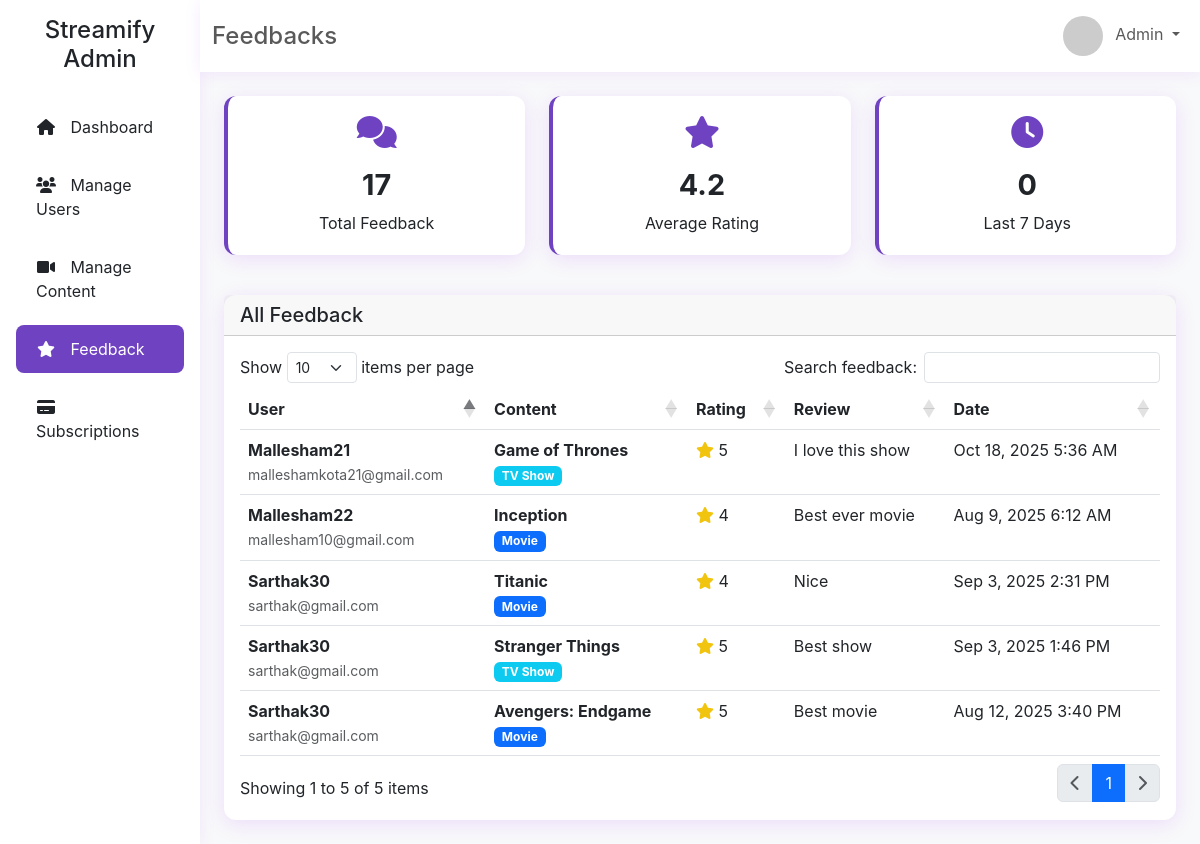
/Admin/feedback.php, run on the app's committed database.
### tables this page shows
CREATE TABLE IF NOT EXISTS `feedback` (
  `feedback_id` int(11) NOT NULL AUTO_INCREMENT,
  `user_id` int(11) NOT NULL,
  `content_id` int(11) NOT NULL,
  `rating` tinyint(4) DEFAULT NULL,
  `review_text` text DEFAULT NULL,
  `created_at` timestamp NOT NULL DEFAULT current_timestamp(),
  PRIMARY KEY (`feedback_id`),
  KEY `user_id` (`user_id`),
  KEY `content_id` (`content_id`)
);

CREATE TABLE IF NOT EXISTS `users` (
  `user_id` int(11) NOT NULL AUTO_INCREMENT,
  `username` varchar(50) NOT NULL,
  `email` varchar(100) NOT NULL,
  `mobile_no` varchar(15) DEFAULT NULL,
  `password_hash` varchar(255) NOT NULL,
  `profile_pic` varchar(255) DEFAULT NULL,
  `role` enum('user','admin') DEFAULT 'user',
  `subscription_type` enum('free','premium') DEFAULT 'free',
  `is_premium` tinyint(1) DEFAULT 0,
  `created_at` timestamp NOT NULL DEFAULT current_timestamp(),
  `last_login` timestamp NULL DEFAULT NULL,
  PRIMARY KEY (`user_id`),
  UNIQUE KEY `username` (`username`),
  UNIQUE KEY `email` (`email`)
);

CREATE TABLE IF NOT EXISTS `content` (
  `content_id` int(11) NOT NULL AUTO_INCREMENT,
  `title` varchar(100) NOT NULL,
  `description` text DEFAULT NULL,
  `content_type` enum('movie','tv_show') NOT NULL,
  `release_year` int(11) NOT NULL,
  `thumbnail_url` varchar(255) DEFAULT NULL,
  `banner_url` varchar(255) DEFAULT NULL,
  `rating` decimal(3,1) DEFAULT NULL,
  `created_at` timestamp NOT NULL DEFAULT current_timestamp(),
  `video_path` varchar(255) DEFAULT NULL,
  `featured` tinyint(1) DEFAULT 0,
  `is_premium` tinyint(1) DEFAULT 0,
  `views` int(10) UNSIGNED NOT NULL DEFAULT 0,
  `duration` int(11) DEFAULT NULL,
  `schedule_date` datetime DEFAULT NULL,
  `is_scheduled` tinyint(1) DEFAULT 0,
  PRIMARY KEY (`content_id`),
  KEY `idx_scheduled_release` (`is_scheduled`,`schedule_date`)
);

### Admin/feedback.php (the view, shortened to what this page needs)
<!DOCTYPE html>
<html lang="en">
<head>
    <link href="https://cdn.jsdelivr.net/npm/bootstrap@5.3.0-alpha1/dist/css/bootstrap.min.css" rel="stylesheet">
    <link rel="stylesheet" href="https://cdnjs.cloudflare.com/ajax/libs/font-awesome/6.0.0/css/all.min.css">
    <link rel="stylesheet" href="https://cdn.datatables.net/1.13.4/css/dataTables.bootstrap5.min.css">
</head>
<body>
<?php
$conn = new mysqli('localhost', 'root', '', 'Streamify');
$total_feedback = $conn->query("SELECT COUNT(*) as c FROM feedback")->fetch_assoc()['c'] ?? 0;
$avg_rating = $conn->query("SELECT AVG(rating) as a FROM feedback WHERE rating IS NOT NULL")->fetch_assoc()['a'] ?? 0;
$recent_feedback = $conn->query("SELECT COUNT(*) as c FROM feedback WHERE created_at >= NOW() - INTERVAL 7 DAY")->fetch_assoc()['c'] ?? 0;
$sql = "SELECT f.feedback_id, f.user_id, f.content_id, f.rating, f.review_text, f.created_at,
               u.username, u.email, c.title, c.content_type
        FROM feedback f
        JOIN users u ON f.user_id = u.user_id
        JOIN content c ON f.content_id = c.content_id
        ORDER BY f.created_at DESC";
$rows = $conn->query($sql);
?>
<div class="container-fluid">
    <div class="row">
        <?php include 'includes/sidebar.php'; ?>
        <div class="col-md-9 col-lg-10 ml-auto p-0">
            <nav class="navbar navbar-expand-lg">
                <div class="container-fluid">
                    <div class="navbar-nav me-auto">
                        <span class="navbar-text">
                            <h4 class="mb-0">Feedbacks</h4>
                        </span>
                    </div>
                    <ul class="navbar-nav mb-2 mb-lg-0">
                        <li class="nav-item dropdown">
                            <a class="nav-link dropdown-toggle" href="#" id="profileDropdown" role="button" data-bs-toggle="dropdown">
                                <img src="https://ui-avatars.com/api/?name=Admin&background=b13bff&color=fff" class="user-avatar me-2">
                                Admin
                            </a>
                        </li>
                    </ul>
                </div>
            </nav>
            <div class="p-4">
                <div class="row mb-4">
                    <div class="col-md-4 mb-3">
                        <div class="card stats-card">
                            <i class="fas fa-comments"></i>
                            <div class="number"><?php echo $total_feedback; ?></div>
                            <div>Total Feedback</div>
                        </div>
                    </div>
                    <div class="col-md-4 mb-3">
                        <div class="card stats-card">
                            <i class="fas fa-star rating-star"></i>
                            <div class="number"><?php echo number_format((float)$avg_rating, 1); ?></div>
                            <div>Average Rating</div>
                        </div>
                    </div>
                    <div class="col-md-4 mb-3">
                        <div class="card stats-card">
                            <i class="fas fa-clock"></i>
                            <div class="number"><?php echo $recent_feedback; ?></div>
                            <div>Last 7 Days</div>
                        </div>
                    </div>
                </div>
                <div class="card">
                    <div class="card-header d-flex justify-content-between align-items-center">
                        <h5 class="card-title mb-0">All Feedback</h5>
                    </div>
                    <div class="card-body">
                        <div class="table-responsive">
                            <table id="feedbackTable" class="table table-hover">
                                <thead>
                                    <tr>
                                        <th>User</th>
                                        <th>Content</th>
                                        <th>Rating</th>
                                        <th>Review</th>
                                        <th>Date</th>
                                    </tr>
                                </thead>
                                <tbody>
                                    <?php if ($rows): while($r = $rows->fetch_assoc()): ?>
                                    <tr>
                                        <td>
                                            <div class="fw-bold"><?php echo htmlspecialchars($r['username']); ?></div>
                                            <small class="text-muted"><?php echo htmlspecialchars($r['email']); ?></small>
                                        </td>
                                        <td>
                                            <div class="fw-bold"><?php echo htmlspecialchars($r['title']); ?></div>
                                            <span class="badge <?php echo ($r['content_type'] === 'movie') ? 'bg-primary' : 'bg-info'; ?>">
                                                <?php echo ($r['content_type'] === 'movie') ? 'Movie' : 'TV Show'; ?>
                                            </span>
                                        </td>
                                        <td><i class="fas fa-star rating-star"></i> <?php echo (int)$r['rating']; ?></td>
                                        <td><?php echo htmlspecialchars(mb_strimwidth($r['review_text'] ?? '', 0, 60, '...')); ?></td>
                                        <td><?php echo date('M j, Y g:i A', strtotime($r['created_at'])); ?></td>
                                    </tr>
                                    <?php endwhile; endif; ?>
                                </tbody>
                            </table>
                        </div>
                    </div>
                </div>
            </div>
        </div>
    </div>
</div>
</body>
</html>

### Admin/feedback.php (style rules this page uses)
:root { --primary-color: #6f42c1; --secondary-color: #20c997; --bg: #f8f9fa; --card: #ffffff; --text: #212529; }
body { font-family: 'Inter', sans-serif; background-color: var(--bg); color: var(--text); }
.navbar { background-color: var(--card); box-shadow: 0 2px 15px rgba(177,59,255,0.1); }
.card { background-color: var(--card); border: none; border-radius: 12px; box-shadow: 0 4px 20px rgba(177,59,255,0.15); }
.user-avatar { width: 40px; height: 40px; border-radius: 50%; object-fit: cover; }
.stats-card { text-align: center; padding: 20px; border-left: 4px solid var(--primary-color); }
.stats-card i { font-size: 2rem; margin-bottom: 10px; color: var(--primary-color); }
.stats-card .number { font-size: 1.8rem; font-weight: bold; margin: 5px 0; }
.rating-star { color: #f1c40f; }

### data on the page
feedback: user.username "Mallesham21", user.email "malleshamkota21@gmail.com", content.title "Game of Thrones", shows "TV Show", rating "5", review_text "I love this show", created_at "Oct 18, 2025 5:36 AM"
feedback: user.username "Sarthak30", user.email "sarthak@gmail.com", content.title "Titanic", shows "Movie", rating "4", review_text "Nice", created_at "Sep 3, 2025 2:31 PM"
feedback: user.username "Sarthak30", user.email "sarthak@gmail.com", content.title "Stranger Things", shows "TV Show", rating "5", review_text "Best show", created_at "Sep 3, 2025 1:46 PM"
feedback: user.username "Sarthak30", user.email "sarthak@gmail.com", content.title "Avengers: Endgame", shows "Movie", rating "5", review_text "Best movie", created_at "Aug 12, 2025 3:40 PM"
feedback: user.username "Mallesham22", user.email "mallesham10@gmail.com", content.title "Inception", shows "Movie", rating "4", review_text "Best ever movie", created_at "Aug 9, 2025 6:12 AM"

### other printed values
$total_feedback "17"
$avg_rating "4.2"
$recent_feedback "0"
